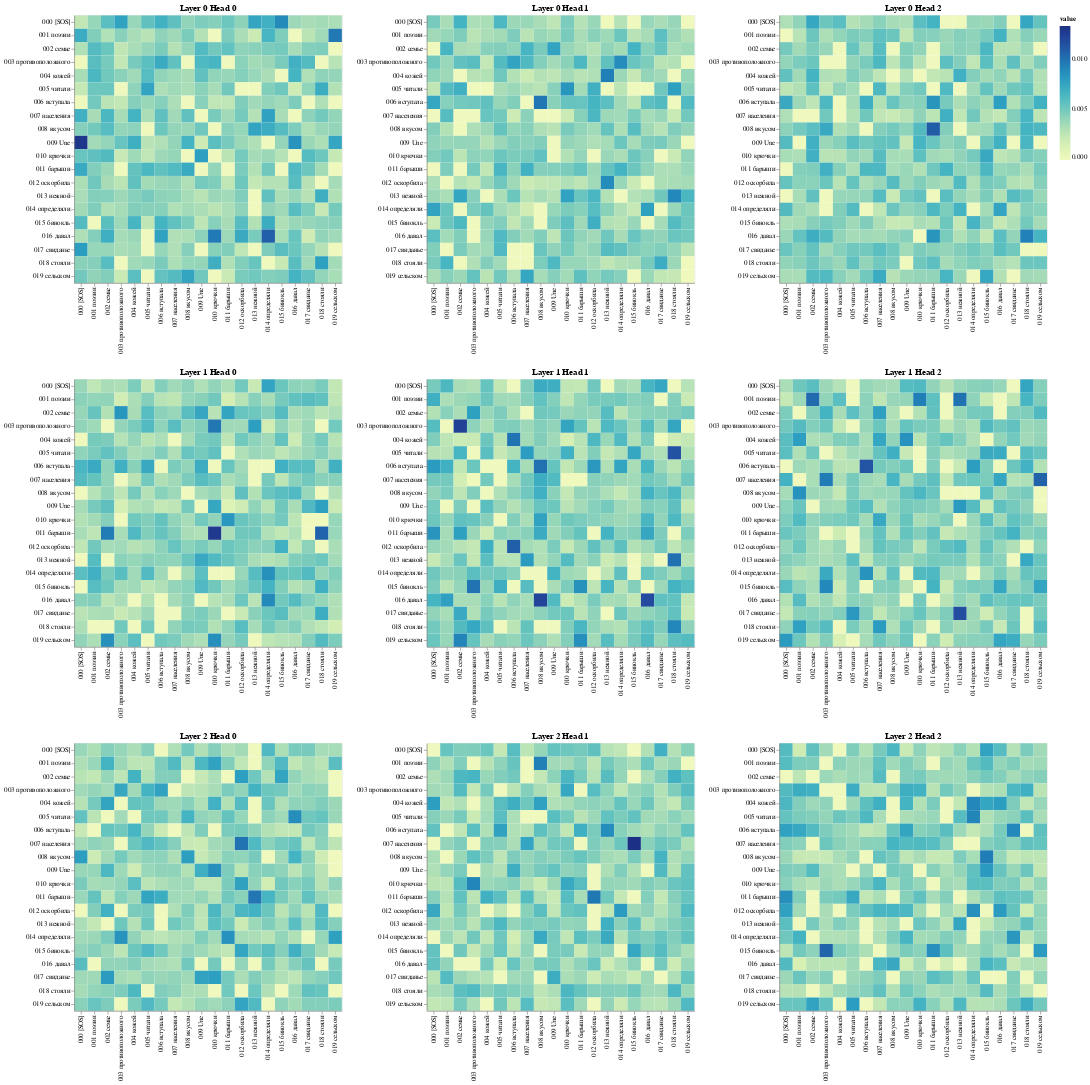

The notebook cell saved with this chart:
### Code cell
# Decoder self attention
get_all_attention_maps("decoder", layers, heads, decoder_output_tokens, decoder_output_tokens, min(20, sentence_len))

### Figure 1 — Vega-Lite specification as saved in the notebook (floating-point values rounded to 4 significant figures; data arrays with more than 128 entries replaced by an {"elided": "..."} marker saying what was removed)
{"config": {"view": {"continuousWidth": 300, "continuousHeight": 300}}, "vconcat": [{"hconcat": [{"data": {"name": "data-81758bb91ea278b534a9dd8df0a972d4"}, "mark": {"type": "rect"}, "encoding": {"color": {"field": "value", "type": "quantitative"}, "tooltip": [{"field": "row", "type": "quantitative"}, {"field": "column", "type": "quantitative"}, {"field": "value", "type": "quantitative"}, {"field": "row_token", "type": "nominal"}, {"field": "col_token", "type": "nominal"}], "x": {"axis": {"title": ""}, "field": "col_token", "type": "nominal"}, "y": {"axis": {"title": ""}, "field": "row_token", "type": "nominal"}}, "height": 400, "name": "view_10", "title": "Layer 0 Head 0", "width": 400}, {"data": {"name": "data-b1a52b35c3b60a7c4ceed32e63228a0b"}, "mark": {"type": "rect"}, "encoding": {"color": {"field": "value", "type": "quantitative"}, "tooltip": [{"field": "row", "type": "quantitative"}, {"field": "column", "type": "quantitative"}, {"field": "value", "type": "quantitative"}, {"field": "row_token", "type": "nominal"}, {"field": "col_token", "type": "nominal"}], "x": {"axis": {"title": ""}, "field": "col_token", "type": "nominal"}, "y": {"axis": {"title": ""}, "field": "row_token", "type": "nominal"}}, "height": 400, "name": "view_11", "title": "Layer 0 Head 1", "width": 400}, {"data": {"name": "data-353df22bb52965a4f551456fa644f869"}, "mark": {"type": "rect"}, "encoding": {"color": {"field": "value", "type": "quantitative"}, "tooltip": [{"field": "row", "type": "quantitative"}, {"field": "column", "type": "quantitative"}, {"field": "value", "type": "quantitative"}, {"field": "row_token", "type": "nominal"}, {"field": "col_token", "type": "nominal"}], "x": {"axis": {"title": ""}, "field": "col_token", "type": "nominal"}, "y": {"axis": {"title": ""}, "field": "row_token", "type": "nominal"}}, "height": 400, "name": "view_12", "title": "Layer 0 Head 2", "width": 400}]}, {"hconcat": [{"data": {"name": "data-b11eb054181c29d36ae304af7e288b86"}, "mark": {"type": "rect"}, "encoding": {"color": {"field": "value", "type": "quantitative"}, "tooltip": [{"field": "row", "type": "quantitative"}, {"field": "column", "type": "quantitative"}, {"field": "value", "type": "quantitative"}, {"field": "row_token", "type": "nominal"}, {"field": "col_token", "type": "nominal"}], "x": {"axis": {"title": ""}, "field": "col_token", "type": "nominal"}, "y": {"axis": {"title": ""}, "field": "row_token", "type": "nominal"}}, "height": 400, "name": "view_13", "title": "Layer 1 Head 0", "width": 400}, {"data": {"name": "data-03a4148e038a0e22fd8be52fa066c3c9"}, "mark": {"type": "rect"}, "encoding": {"color": {"field": "value", "type": "quantitative"}, "tooltip": [{"field": "row", "type": "quantitative"}, {"field": "column", "type": "quantitative"}, {"field": "value", "type": "quantitative"}, {"field": "row_token", "type": "nominal"}, {"field": "col_token", "type": "nominal"}], "x": {"axis": {"title": ""}, "field": "col_token", "type": "nominal"}, "y": {"axis": {"title": ""}, "field": "row_token", "type": "nominal"}}, "height": 400, "name": "view_14", "title": "Layer 1 Head 1", "width": 400}, {"data": {"name": "data-aba55cbc4f51779926d14190fbab4b73"}, "mark": {"type": "rect"}, "encoding": {"color": {"field": "value", "type": "quantitative"}, "tooltip": [{"field": "row", "type": "quantitative"}, {"field": "column", "type": "quantitative"}, {"field": "value", "type": "quantitative"}, {"field": "row_token", "type": "nominal"}, {"field": "col_token", "type": "nominal"}], "x": {"axis": {"title": ""}, "field": "col_token", "type": "nominal"}, "y": {"axis": {"title": ""}, "field": "row_token", "type": "nominal"}}, "height": 400, "name": "view_15", "title": "Layer 1 Head 2", "width": 400}]}, {"hconcat": [{"data": {"name": "data-7a592daea8e034a246e1a18e089a97cd"}, "mark": {"type": "rect"}, "encoding": {"color": {"field": "value", "type": "quantitative"}, "tooltip": [{"field": "row", "type": "quantitative"}, {"field": "column", "type": "quantitative"}, {"field": "value", "type": "quantitative"}, {"field": "row_token", "type": "nominal"}, {"field": "col_token", "type": "nominal"}], "x": {"axis": {"title": ""}, "field": "col_token", "type": "nominal"}, "y": {"axis": {"title": ""}, "field": "row_token", "type": "nominal"}}, "height": 400, "name": "view_16", "title": "Layer 2 Head 0", "width": 400}, {"data": {"name": "data-7fb5a746bddce1a2c04c287c90867688"}, "mark": {"type": "rect"}, "encoding": {"color": {"field": "value", "type": "quantitative"}, "tooltip": [{"field": "row", "type": "quantitative"}, {"field": "column", "type": "quantitative"}, {"field": "value", "type": "quantitative"}, {"field": "row_token", "type": "nominal"}, {"field": "col_token", "type": "nominal"}], "x": {"axis": {"title": ""}, "field": "col_token", "type": "nominal"}, "y": {"axis": {"title": ""}, "field": "row_token", "type": "nominal"}}, "height": 400, "name": "view_17", "title": "Layer 2 Head 1", "width": 400}, {"data": {"name": "data-20d2464bd2a7e64dc22dc4c1d3c464cf"}, "mark": {"type": "rect"}, "encoding": {"color": {"field": "value", "type": "quantitative"}, "tooltip": [{"field": "row", "type": "quantitative"}, {"field": "column", "type": "quantitative"}, {"field": "value", "type": "quantitative"}, {"field": "row_token", "type": "nominal"}, {"field": "col_token", "type": "nominal"}], "x": {"axis": {"title": ""}, "field": "col_token", "type": "nominal"}, "y": {"axis": {"title": ""}, "field": "row_token", "type": "nominal"}}, "height": 400, "name": "view_18", "title": "Layer 2 Head 2", "width": 400}]}], "params": [{"name": "param_10", "select": {"type": "interval", "encodings": ["x", "y"]}, "bind": "scales", "views": ["view_10"]}, {"name": "param_11", "select": {"type": "interval", "encodings": ["x", "y"]}, "bind": "scales", "views": ["view_11"]}, {"name": "param_12", "select": {"type": "interval", "encodings": ["x", "y"]}, "bind": "scales", "views": ["view_12"]}, {"name": "param_13", "select": {"type": "interval", "encodings": ["x", "y"]}, "bind": "scales", "views": ["view_13"]}, {"name": "param_14", "select": {"type": "interval", "encodings": ["x", "y"]}, "bind": "scales", "views": ["view_14"]}, {"name": "param_15", "select": {"type": "interval", "encodings": ["x", "y"]}, "bind": "scales", "views": ["view_15"]}, {"name": "param_16", "select": {"type": "interval", "encodings": ["x", "y"]}, "bind": "scales", "views": ["view_16"]}, {"name": "param_17", "select": {"type": "interval", "encodings": ["x", "y"]}, "bind": "scales", "views": ["view_17"]}, {"name": "param_18", "select": {"type": "interval", "encodings": ["x", "y"]}, "bind": "scales", "views": ["view_18"]}], "$schema": "https://vega.github.io/schema/vega-lite/v5.17.0.json", "datasets": {"data-81758bb91ea278b534a9dd8df0a972d4": {"elided": "400 records"}, "data-b1a52b35c3b60a7c4ceed32e63228a0b": {"elided": "400 records"}, "data-353df22bb52965a4f551456fa644f869": {"elided": "400 records"}, "data-b11eb054181c29d36ae304af7e288b86": {"elided": "400 records"}, "data-03a4148e038a0e22fd8be52fa066c3c9": {"elided": "400 records"}, "data-aba55cbc4f51779926d14190fbab4b73": {"elided": "400 records"}, "data-7a592daea8e034a246e1a18e089a97cd": {"elided": "400 records"}, "data-7fb5a746bddce1a2c04c287c90867688": {"elided": "400 records"}, "data-20d2464bd2a7e64dc22dc4c1d3c464cf": {"elided": "400 records"}}}
